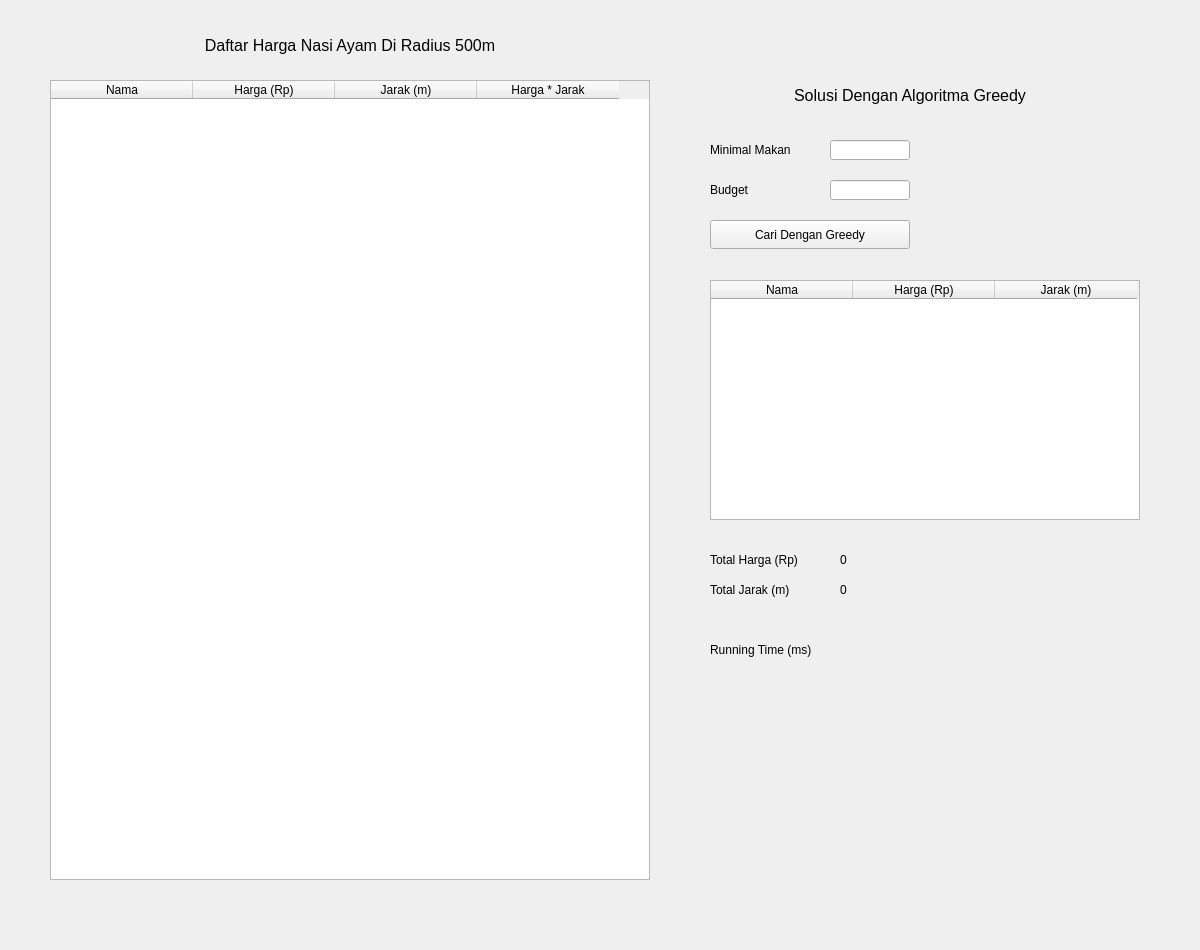
<?xml version="1.0" encoding="UTF-8"?>
<ui version="4.0">
 <class>Greedy</class>
 <widget class="QMainWindow" name="Greedy">
  <property name="geometry">
   <rect>
    <x>0</x>
    <y>0</y>
    <width>1200</width>
    <height>950</height>
   </rect>
  </property>
  <property name="maximumSize">
   <size>
    <width>1200</width>
    <height>950</height>
   </size>
  </property>
  <property name="windowTitle">
   <string>Greedy</string>
  </property>
  <widget class="QWidget" name="centralwidget">
   <widget class="QLabel" name="Title">
    <property name="geometry">
     <rect>
      <x>50</x>
      <y>30</y>
      <width>600</width>
      <height>30</height>
     </rect>
    </property>
    <property name="font">
     <font>
      <pointsize>12</pointsize>
     </font>
    </property>
    <property name="text">
     <string>Daftar Harga Nasi Ayam Di Radius 500m</string>
    </property>
    <property name="alignment">
     <set>Qt::AlignCenter</set>
    </property>
   </widget>
   <widget class="QTableWidget" name="MainTable">
    <property name="enabled">
     <bool>true</bool>
    </property>
    <property name="geometry">
     <rect>
      <x>50</x>
      <y>80</y>
      <width>600</width>
      <height>800</height>
     </rect>
    </property>
    <property name="mouseTracking">
     <bool>true</bool>
    </property>
    <property name="editTriggers">
     <set>QAbstractItemView::NoEditTriggers</set>
    </property>
    <attribute name="horizontalHeaderMinimumSectionSize">
     <number>42</number>
    </attribute>
    <attribute name="horizontalHeaderDefaultSectionSize">
     <number>142</number>
    </attribute>
    <attribute name="horizontalHeaderShowSortIndicator" stdset="0">
     <bool>false</bool>
    </attribute>
    <column>
     <property name="text">
      <string>Nama</string>
     </property>
    </column>
    <column>
     <property name="text">
      <string>Harga (Rp)</string>
     </property>
    </column>
    <column>
     <property name="text">
      <string>Jarak (m)</string>
     </property>
    </column>
    <column>
     <property name="text">
      <string>Harga * Jarak</string>
     </property>
    </column>
   </widget>
   <widget class="QLabel" name="MinItemLabel">
    <property name="geometry">
     <rect>
      <x>710</x>
      <y>140</y>
      <width>120</width>
      <height>20</height>
     </rect>
    </property>
    <property name="text">
     <string>Minimal Makan</string>
    </property>
   </widget>
   <widget class="QPushButton" name="SolveButton">
    <property name="geometry">
     <rect>
      <x>710</x>
      <y>220</y>
      <width>200</width>
      <height>29</height>
     </rect>
    </property>
    <property name="text">
     <string>Cari Dengan Greedy</string>
    </property>
   </widget>
   <widget class="QLabel" name="BudgetLabel">
    <property name="geometry">
     <rect>
      <x>710</x>
      <y>180</y>
      <width>120</width>
      <height>20</height>
     </rect>
    </property>
    <property name="text">
     <string>Budget</string>
    </property>
   </widget>
   <widget class="QLabel" name="Subtitle">
    <property name="geometry">
     <rect>
      <x>710</x>
      <y>80</y>
      <width>400</width>
      <height>30</height>
     </rect>
    </property>
    <property name="font">
     <font>
      <pointsize>12</pointsize>
     </font>
    </property>
    <property name="text">
     <string>Solusi Dengan Algoritma Greedy</string>
    </property>
    <property name="alignment">
     <set>Qt::AlignCenter</set>
    </property>
   </widget>
   <widget class="QTableWidget" name="ResultTable">
    <property name="enabled">
     <bool>true</bool>
    </property>
    <property name="geometry">
     <rect>
      <x>710</x>
      <y>280</y>
      <width>430</width>
      <height>240</height>
     </rect>
    </property>
    <property name="mouseTracking">
     <bool>true</bool>
    </property>
    <property name="editTriggers">
     <set>QAbstractItemView::NoEditTriggers</set>
    </property>
    <attribute name="horizontalHeaderMinimumSectionSize">
     <number>42</number>
    </attribute>
    <attribute name="horizontalHeaderDefaultSectionSize">
     <number>142</number>
    </attribute>
    <attribute name="horizontalHeaderShowSortIndicator" stdset="0">
     <bool>false</bool>
    </attribute>
    <column>
     <property name="text">
      <string>Nama</string>
     </property>
    </column>
    <column>
     <property name="text">
      <string>Harga (Rp)</string>
     </property>
    </column>
    <column>
     <property name="text">
      <string>Jarak (m)</string>
     </property>
    </column>
   </widget>
   <widget class="QLabel" name="TotalPrice">
    <property name="geometry">
     <rect>
      <x>840</x>
      <y>550</y>
      <width>120</width>
      <height>20</height>
     </rect>
    </property>
    <property name="text">
     <string>0</string>
    </property>
   </widget>
   <widget class="QLabel" name="TotalPriceLabel">
    <property name="geometry">
     <rect>
      <x>710</x>
      <y>550</y>
      <width>120</width>
      <height>20</height>
     </rect>
    </property>
    <property name="text">
     <string>Total Harga (Rp)</string>
    </property>
   </widget>
   <widget class="QLabel" name="TotalDistance">
    <property name="geometry">
     <rect>
      <x>840</x>
      <y>580</y>
      <width>120</width>
      <height>20</height>
     </rect>
    </property>
    <property name="text">
     <string>0</string>
    </property>
   </widget>
   <widget class="QLabel" name="TotalDistanceLabel">
    <property name="geometry">
     <rect>
      <x>710</x>
      <y>580</y>
      <width>100</width>
      <height>20</height>
     </rect>
    </property>
    <property name="text">
     <string>Total Jarak (m)</string>
    </property>
   </widget>
   <widget class="QLineEdit" name="BudgetField">
    <property name="geometry">
     <rect>
      <x>830</x>
      <y>180</y>
      <width>80</width>
      <height>20</height>
     </rect>
    </property>
   </widget>
   <widget class="QLineEdit" name="MinItemField">
    <property name="geometry">
     <rect>
      <x>830</x>
      <y>140</y>
      <width>80</width>
      <height>20</height>
     </rect>
    </property>
   </widget>
   <widget class="QLabel" name="Time">
    <property name="geometry">
     <rect>
      <x>860</x>
      <y>640</y>
      <width>100</width>
      <height>20</height>
     </rect>
    </property>
    <property name="text">
     <string/>
    </property>
   </widget>
   <widget class="QLabel" name="RunTime">
    <property name="geometry">
     <rect>
      <x>710</x>
      <y>640</y>
      <width>140</width>
      <height>20</height>
     </rect>
    </property>
    <property name="text">
     <string>Running Time (ms)</string>
    </property>
   </widget>
   <widget class="QLabel" name="label">
    <property name="geometry">
     <rect>
      <x>710</x>
      <y>690</y>
      <width>431</width>
      <height>171</height>
     </rect>
    </property>
    <property name="text">
     <string/>
    </property>
    <property name="pixmap">
     <pixmap>C:/Users/Trustacean/Downloads/maxresdefault-1875011387.jpg</pixmap>
    </property>
    <property name="scaledContents">
     <bool>true</bool>
    </property>
   </widget>
  </widget>
 </widget>
 <resources/>
 <connections/>
</ui>
